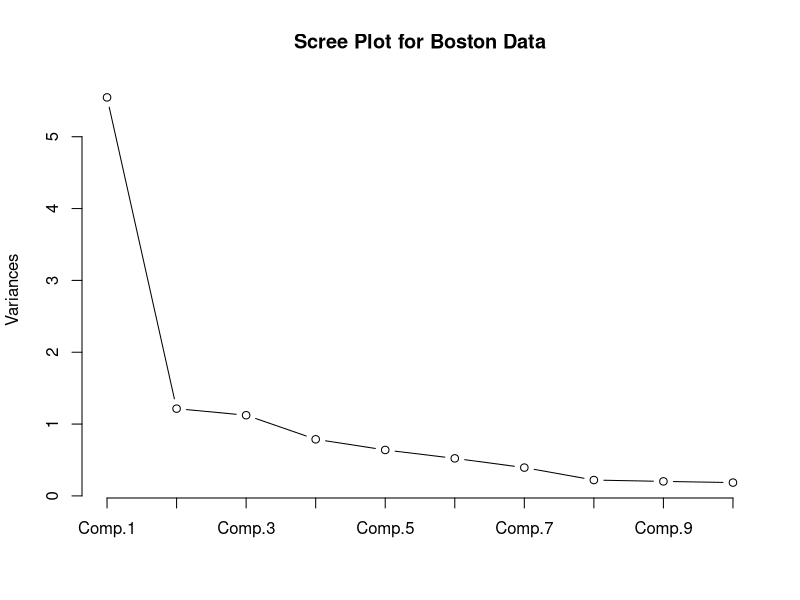
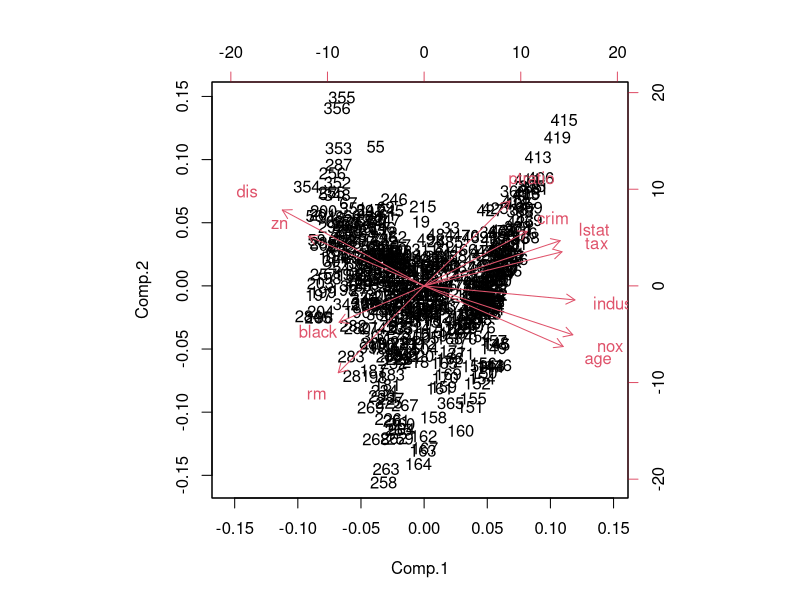
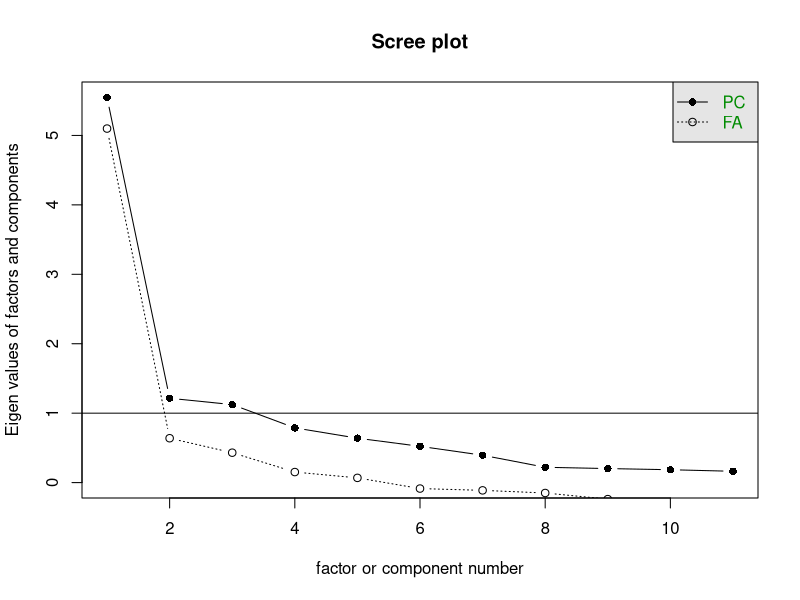
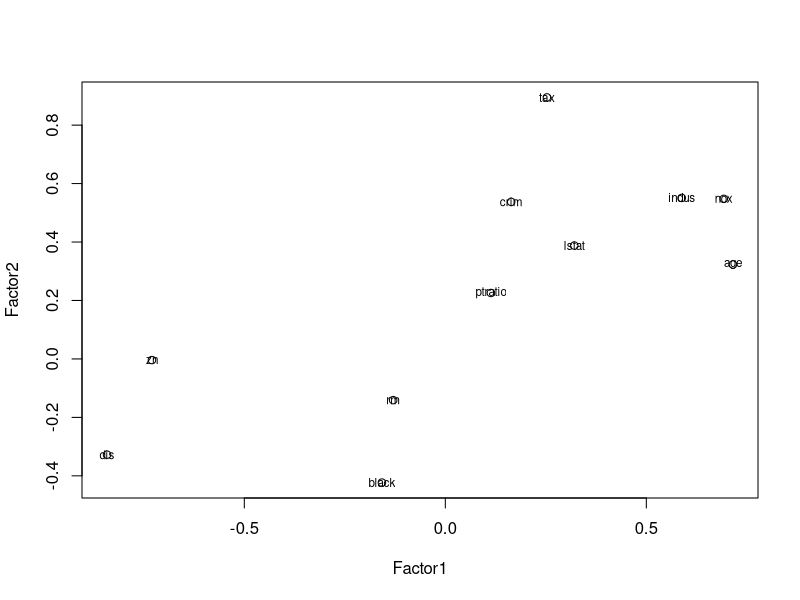

These charts were generated, in order, by the following R code:
# 연습 문제 1####################################
# 1. 패키지 및 데이터 로드
library(MASS)
data(Boston)

# 2. 분석에 사용할 변수 선택 (medv, chas, rad 제외)
boston_pca_data <- Boston[, !(names(Boston) %in% c("medv", "chas", "rad"))]

# 3. 주성분분석 수행 (상관행렬 기반)
pca_boston <- princomp(boston_pca_data, cor = TRUE)
getwd()
# 4. 결과 확인
# 요약 정보 (각 주성분의 표준편차, 설명 분산 비율)
summary(pca_boston)

# 적재계수 (Loadings)
print(pca_boston$loadings)

# Scree Plot
screeplot(pca_boston, type = "lines", main = "Scree Plot for Boston Data")

# Biplot
biplot(pca_boston)



# 연습 문제 2##################################################
# 1. 패키지 및 데이터 로드
library(MASS)
library(psych) # scree 함수 등 편의 기능 사용

# 2. 분석에 사용할 변수 선택
boston_fa_data <- Boston[, !(names(Boston) %in% c("medv", "chas", "rad"))]

# 3. 요인 개수 결정을 위한 스크리 플롯 확인
scree(boston_fa_data, factors = TRUE, pc = TRUE)

# 4. 인자분석 수행 (예: 4개의 요인, varimax 회전)
# 스크리 플롯을 참고하여 요인 수를 4개로 가정
fa_boston <- factanal(boston_fa_data, 
                      factors = 4, 
                      rotation = "varimax",
                      scores = "regression")

# 5. 결과 확인
# 요인 적재량(Factor Loadings) 및 요약 통계량 출력
print(fa_boston, digits = 2, cutoff = 0.3, sort = TRUE)

# 요인 적재량 시각화
loadings <- fa_boston$loadings
loadings
plot(loadings)
# plot(loadings, type="n") # 빈 플롯 생성
text(loadings, labels=names(boston_fa_data), cex=.7) # 변수 이름 표시
